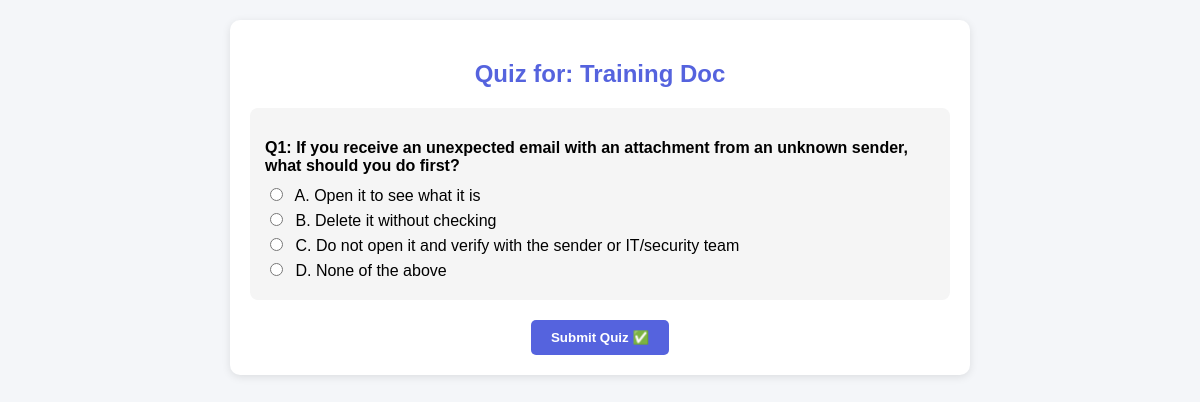
/start_quiz/1 (signed in), run on the app's committed database.
### tables this page shows
CREATE TABLE documents (
            id INTEGER PRIMARY KEY AUTOINCREMENT,
            title TEXT NOT NULL,
            filename TEXT NOT NULL,
            uploaded_by INTEGER,
            upload_date DATE DEFAULT (datetime('now','localtime')),
            FOREIGN KEY (uploaded_by) REFERENCES users(id)
        );

CREATE TABLE quizzes (
            id INTEGER PRIMARY KEY AUTOINCREMENT,
            document_id INTEGER NOT NULL,
            question TEXT NOT NULL,
            option1 TEXT NOT NULL,
            option2 TEXT NOT NULL,
            option3 TEXT,
            option4 TEXT,
            correct_answer TEXT NOT NULL,
            FOREIGN KEY(document_id) REFERENCES documents(id)
);

### app.py (the view, shortened to what this page needs)
@app.route('/start_quiz/<int:doc_id>', methods=['GET', 'POST'])
def start_quiz(doc_id):
    if 'user_id' not in session:
        flash("Please login first!", "danger")
        return redirect(url_for('login'))
    conn = sqlite3.connect(DB_NAME)
    cursor = conn.cursor()
    cursor.execute("SELECT title FROM documents WHERE id = ?", (doc_id,))
    doc = cursor.fetchone()
    if not doc:
        flash("Document not found!", "danger")
        conn.close()
        return redirect(url_for('home'))
    document_title = doc[0]
    cursor.execute("""
        SELECT id, question, option1, option2, option3, option4, correct_answer
        FROM quizzes WHERE document_id = ?
    """, (doc_id,))
    rows = cursor.fetchall()
    conn.close()
    if not rows:
        flash("Quiz not created yet for this document!", "warning")
        return redirect(url_for('home'))
    quiz = []
    for row in rows:
        quiz.append({
            "id": row[0],
            "question": row[1],
            "option1": row[2],
            "option2": row[3],
            "option3": row[4],
            "option4": row[5],
            "correct": row[6]
        })
    return render_template("start_quiz.html", document_title=document_title, quiz=quiz)

### templates/start_quiz.html (shortened to what this page needs)
<!DOCTYPE html>
<html>
  <head>
    <link
      rel="stylesheet"
      href="https://cdnjs.cloudflare.com/ajax/libs/font-awesome/6.5.0/css/all.min.css"
    />
  </head>
  <body>
    <div class="quiz-container">
      <h2>Quiz for: {{ document_title }}</h2>
      <form method="POST">
        {% for q in quiz %}
        <div class="question-block">
          <p>Q{{ loop.index }}: {{ q['question'] }}</p>
          {% if q['option1'] %}
          <label>
            <input
              type="radio"
              name="question_{{ q['id'] }}"
              value="A"
              required
            />
            A. {{ q['option1'] }}
          </label>
          {% endif %} {% if q['option2'] %}
          <label>
            <input type="radio" name="question_{{ q['id'] }}" value="B" />
            B. {{ q['option2'] }}
          </label>
          {% endif %} {% if q['option3'] %}
          <label>
            <input type="radio" name="question_{{ q['id'] }}" value="C" />
            C. {{ q['option3'] }}
          </label>
          {% endif %} {% if q['option4'] %}
          <label>
            <input type="radio" name="question_{{ q['id'] }}" value="D" />
            D. {{ q['option4'] }}
          </label>
          {% endif %}
        </div>
        {% endfor %}
        <button type="submit">Submit Quiz ✅</button>
      </form>
    </div>
  </body>
</html>

### templates/start_quiz.html (style rules this page uses)
body { font-family: Arial, sans-serif; margin: 20px; background-color: #f4f6f9; }
h2 { color: #5563de; text-align: center; }
.quiz-container { max-width: 700px; margin: auto; padding: 20px; border-radius: 10px; background: #fff; box-shadow: 0 2px 8px rgba(0, 0, 0, 0.1); }
.question-block { background-color: #f5f5f5; padding: 15px; margin-bottom: 15px; border-radius: 8px; }
.question-block p { font-weight: bold; margin-bottom: 10px; }
label { display: block; margin: 5px 0; cursor: pointer; }
input[type="radio"] { margin-right: 8px; }
button { padding: 10px 20px; background-color: #5563de; color: white; border: none; border-radius: 5px; cursor: pointer; display: block; margin: 20px auto 0 auto; font-weight: bold; }

### data on the page
documents: title "Training Doc"
quizzes: question "If you receive an unexpected email with an attachment from an unknown sender, what should you do first?", option1 "Open it to see what it is", option2 "Delete it without checking", option3 "Do not open it and verify with the sender or IT/security team", option4 "None of the above"
